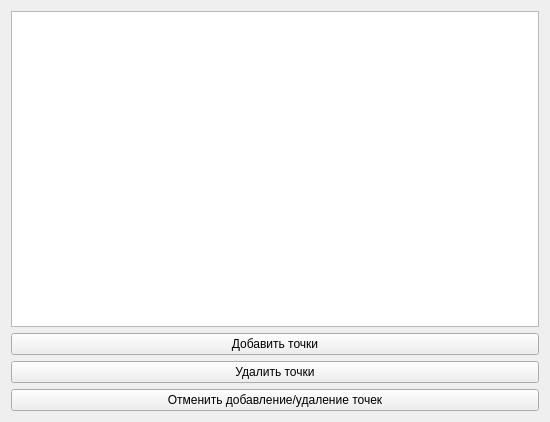
<?xml version="1.0" encoding="UTF-8"?>
<ui version="4.0">
 <class>Widget</class>
 <widget class="QWidget" name="Widget">
  <property name="geometry">
   <rect>
    <x>0</x>
    <y>0</y>
    <width>550</width>
    <height>422</height>
   </rect>
  </property>
  <property name="windowTitle">
   <string>Widget</string>
  </property>
  <layout class="QGridLayout" name="gridLayout">
   <item row="1" column="0">
    <widget class="QPushButton" name="btnAddPoints">
     <property name="text">
      <string>Добавить точки</string>
     </property>
    </widget>
   </item>
   <item row="0" column="0">
    <widget class="QGraphicsView" name="view"/>
   </item>
   <item row="3" column="0">
    <widget class="QPushButton" name="btnDeletePoints">
     <property name="text">
      <string>Удалить точки</string>
     </property>
    </widget>
   </item>
   <item row="4" column="0">
    <widget class="QPushButton" name="btnChangePosPoints">
     <property name="text">
      <string>Отменить добавление/удаление точек</string>
     </property>
    </widget>
   </item>
  </layout>
 </widget>
 <layoutdefault spacing="6" margin="11"/>
 <resources/>
 <connections/>
</ui>
